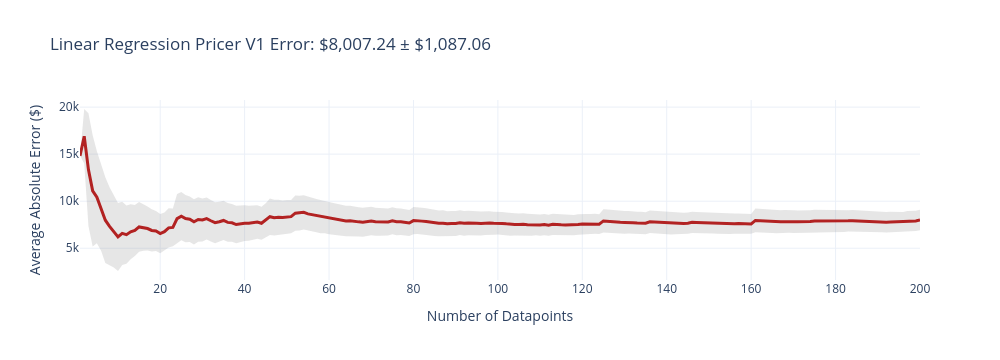
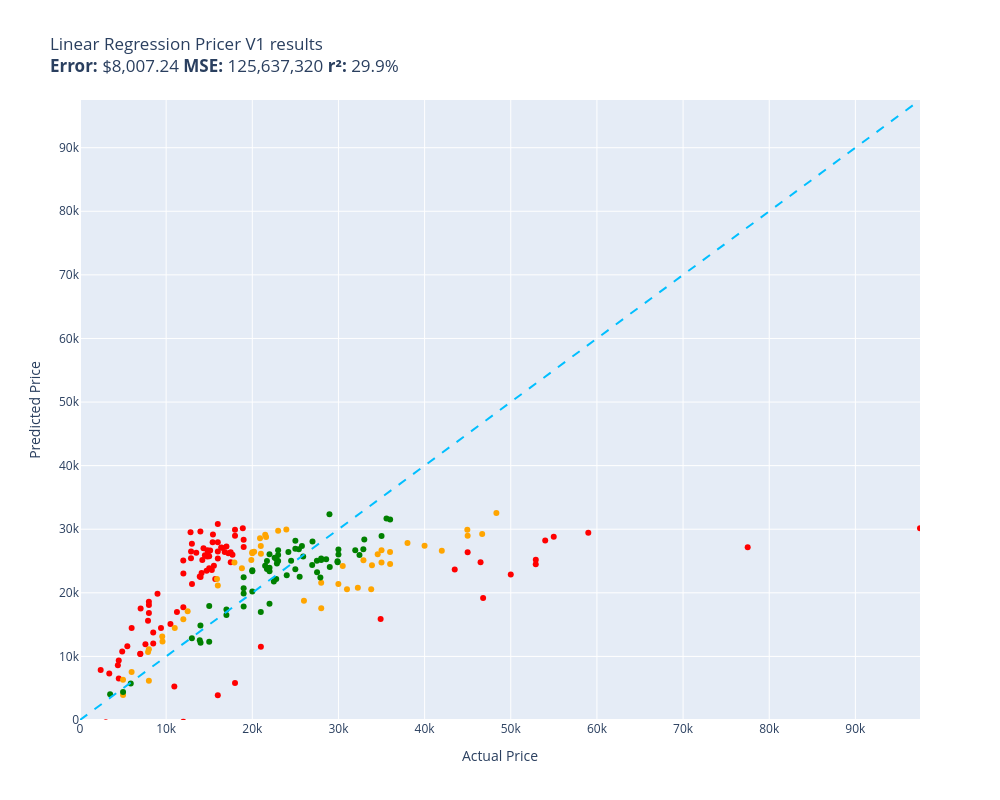

Notebook code cell kept with these figures, in order:
### Code cell
def linear_regression_pricer_v1(car):
    X = np.array([[car.mileage, get_car_age(car), get_text_length(car)]])
    return lr1.predict(X)[0]

evaluate(linear_regression_pricer_v1, test)

### Figure 1 — Plotly figure (JSON) as saved in the notebook; plotly's stock layout.template omitted (floating-point values rounded to 4 significant figures; data arrays with more than 128 entries replaced by an {"elided": "..."} marker saying what was removed)
{"data": [{"fill": "toself", "fillcolor": "rgba(128,128,128,0.2)", "hoverinfo": "skip", "line": {"color": "rgba(255,255,255,0)"}, "name": "95% CI", "showlegend": false, "type": "scatter", "x": {"elided": "400 int values"}, "y": {"elided": "400 float values"}}, {"customdata": {"elided": "200x1 float values"}, "hovertemplate": "n=%{x}<br>Avg Error=$%{y:,.2f}<br>±95% CI=$%{customdata[0]:,.2f}<extra></extra>", "line": {"color": "firebrick", "width": 3}, "mode": "lines", "name": "Cumulative Avg Error", "type": "scatter", "x": {"elided": "200 int values"}, "y": {"elided": "200 float values"}}], "layout": {"height": 360, "showlegend": false, "title": {"text": "Linear Regression Pricer V1 Error: $8,007.24 ± $1,087.06"}, "width": 1000, "xaxis": {"title": {"text": "Number of Datapoints"}}, "yaxis": {"title": {"text": "Average Absolute Error ($)"}}}}

### Figure 2 — Plotly figure (JSON) as saved in the notebook; plotly's stock layout.template omitted (floating-point values rounded to 4 significant figures)
{"data": [{"customdata": [["2020 Kia Soul\nGuess=$30,816.82 Actual=$15,995.00"], ["2014 Lexus LX 570\nGuess=$15,899.57 Actual=$34,894.00"], ["2011 Toyota Corolla\nGuess=$11,900.46 Actual=$7,595.00"], ["2016 BMW 3 Series\nGuess=$22,562.42 Actual=$13,900.00"], ["2016 BMW 3 Series\nGuess=$22,163.53 Actual=$15,700.00"], ["2010 Lexus ES 350\nGuess=$17,715.09 Actual=$11,995.00"], ["2017 FIAT 500X\nGuess=$25,707.30 Actual=$14,776.00"], ["2019 Volkswagen Jetta\nGuess=$29,626.38 Actual=$13,975.00"], ["2016 Mercedes-Benz C-Class\nGuess=$23,579.96 Actual=$15,300.00"], ["2020 Jeep Grand Cherokee\nGuess=$29,461.26 Actual=$58,998.00"], ["2019 Hyundai Elantra\nGuess=$27,733.93 Actual=$12,988.00"], ["2017 Chevrolet Trax\nGuess=$26,289.83 Actual=$13,497.00"], ["2019 Chevrolet Trax\nGuess=$30,163.34 Actual=$18,895.00"], ["2017 Volkswagen Jetta\nGuess=$27,938.54 Actual=$15,395.00"], ["2011 Nissan Rogue\nGuess=$11,580.45 Actual=$5,495.00"], ["2017 Hyundai Tucson\nGuess=$27,117.25 Actual=$16,380.00"], ["2017 Honda HR-V\nGuess=$26,424.47 Actual=$16,795.00"], ["2017 Mazda MAZDA6\nGuess=$26,642.52 Actual=$15,108.00"], ["2015 Porsche Macan\nGuess=$24,798.78 Actual=$46,495.00"], ["2018 Land Rover Range Rover Velar\nGuess=$28,237.80 Actual=$53,998.00"], ["2017 Honda Accord\nGuess=$27,091.86 Actual=$16,495.00"], ["2007 Toyota Tundra\nGuess=$-261.70 Actual=$11,995.00"], ["2015 Land Rover Range Rover\nGuess=$19,184.44 Actual=$46,790.00"], ["2013 Nissan Sentra\nGuess=$16,839.52 Actual=$7,999.00"], ["2017 Hyundai Elantra\nGuess=$25,073.20 Actual=$11,988.00"], ["2001 Ford Explorer\nGuess=$8,591.10 Actual=$4,395.00"], ["2017 Chevrolet Trax\nGuess=$23,112.94 Actual=$14,114.00"], ["2017 Honda Civic Hatchback\nGuess=$27,938.53 Actual=$15,995.00"], ["2014 Chevrolet Express\nGuess=$5,807.83 Actual=$17,995.00"], ["2017 Chevrolet Equinox\nGuess=$24,817.78 Actual=$17,495.00"], ["2018 Nissan Rogue\nGuess=$25,383.18 Actual=$15,999.00"], ["2011 Nissan Sentra\nGuess=$7,864.43 Actual=$2,399.00"], ["2019 Nissan Sentra\nGuess=$29,513.16 Actual=$12,831.00"], ["2018 Chevrolet Equinox\nGuess=$27,196.28 Actual=$18,999.00"], ["2005 Pontiac Vibe\nGuess=$-476.99 Actual=$3,099.00"], ["2017 Maserati GranTurismo\nGuess=$25,217.40 Actual=$52,905.00"], ["2010 Dodge Grand Caravan\nGuess=$10,395.00 Actual=$6,995.00"], ["2011 Honda Accord\nGuess=$12,038.77 Actual=$8,499.00"], ["2018 GMC Terrain\nGuess=$28,341.07 Actual=$18,994.00"], ["2016 Honda Accord\nGuess=$23,051.70 Actual=$12,000.00"], ["2017 Nissan Rogue\nGuess=$25,731.75 Actual=$14,995.00"], ["2018 Ford Escape\nGuess=$26,223.64 Actual=$17,222.00"], ["2008 Toyota Yaris\nGuess=$-364.92 Actual=$2,995.00"], ["2012 Mazda CX-9\nGuess=$16,979.24 Actual=$11,252.00"], ["2019 Toyota Corolla\nGuess=$26,675.20 Actual=$14,788.00"], ["2012 Hyundai Elantra\nGuess=$14,477.96 Actual=$5,995.00"], ["2014 Toyota Camry\nGuess=$23,876.20 Actual=$14,995.00"], ["2012 Jeep Grand Cherokee\nGuess=$15,080.44 Actual=$10,499.00"], ["2017 Volkswagen Jetta\nGuess=$25,889.34 Actual=$14,495.00"], ["2010 Ford F-350 Super Duty\nGuess=$3,896.05 Actual=$15,995.00"], ["2006 Honda Civic\nGuess=$6,544.78 Actual=$4,500.00"], ["2017 Toyota Yaris iA\nGuess=$26,991.44 Actual=$14,336.00"], ["2017 Land Rover Range Rover Sport\nGuess=$26,383.23 Actual=$44,995.00"], ["2017 Nissan Rogue\nGuess=$21,386.07 Actual=$12,999.00"], ["2020 Hyundai Elantra\nGuess=$29,177.46 Actual=$15,432.00"], ["2017 Nissan Rogue\nGuess=$22,473.16 Actual=$13,995.00"], ["2017 Chevrolet Malibu\nGuess=$29,915.86 Actual=$17,990.00"], ["2017 Land Rover Range Rover Sport\nGuess=$27,150.40 Actual=$77,500.00"], ["2004 Saturn ION\nGuess=$9,349.94 Actual=$4,499.00"], ["2017 Honda Accord\nGuess=$25,148.28 Actual=$14,200.00"], ["2011 GMC Sierra 2500HD\nGuess=$11,510.14 Actual=$20,995.00"], ["2017 Mercedes-Benz GLE-Class\nGuess=$22,867.80 Actual=$50,000.00"], ["2016 Chevrolet Cruze Limited\nGuess=$25,453.04 Actual=$12,880.00"], ["2017 Mercedes-Benz E-Class\nGuess=$23,655.48 Actual=$43,495.00"], ["2012 Subaru Legacy\nGuess=$14,474.23 Actual=$9,400.00"], ["2016 Jeep Patriot\nGuess=$26,515.68 Actual=$15,997.00"], ["2018 Nissan Altima\nGuess=$26,056.57 Actual=$14,818.00"], ["2013 Kia Soul\nGuess=$15,617.95 Actual=$7,895.00"], ["2019 Land Rover Range Rover\nGuess=$30,141.61 Actual=$97,500.00"], ["2016 Mazda CX-5\nGuess=$24,267.46 Actual=$15,542.00"], ["2017 Chevrolet Malibu\nGuess=$27,294.63 Actual=$17,000.00"], ["2012 Ford Focus\nGuess=$7,307.07 Actual=$3,399.00"], ["2014 Honda CR-V\nGuess=$5,252.84 Actual=$10,950.00"], ["2017 Toyota Corolla\nGuess=$26,514.09 Actual=$12,890.00"], ["2011 Mitsubishi Lancer\nGuess=$18,605.63 Actual=$7,995.00"], ["2008 Jeep Grand Cherokee\nGuess=$10,759.22 Actual=$4,899.00"], ["2019 Honda Civic\nGuess=$25,980.88 Actual=$17,700.00"], ["2013 Volkswagen Jetta\nGuess=$19,860.02 Actual=$8,995.00"], ["2018 Dodge Journey\nGuess=$26,393.70 Actual=$17,491.00"], ["2014 Volkswagen Jetta\nGuess=$17,523.82 Actual=$7,039.00"], ["2012 Chevrolet Equinox\nGuess=$13,757.95 Actual=$8,499.00"], ["2010 Toyota Camry\nGuess=$10,433.45 Actual=$6,999.00"], ["2014 Volkswagen Passat\nGuess=$18,070.88 Actual=$7,999.00"], ["2017 Nissan Altima\nGuess=$28,972.70 Actual=$17,995.00"], ["2016 Toyota Camry\nGuess=$23,478.50 Actual=$14,695.00"], ["2019 GMC Sierra 1500\nGuess=$28,812.11 Actual=$54,988.00"], ["2017 Cadillac Escalade\nGuess=$24,480.66 Actual=$52,900.00"]], "hovertemplate": "%{customdata[0]}<extra></extra>", "legendgroup": "red", "marker": {"color": "red", "size": 6, "symbol": "circle"}, "mode": "markers", "name": "red", "orientation": "v", "showlegend": true, "type": "scatter", "x": [16000.0, 34890.0, 7595.0, 13900.0, 15700.0, 12000.0, 14780.0, 13980.0, 15300.0, 59000.0, 12990.0, 13500.0, 18900.0, 15400.0, 5495.0, 16380.0, 16800.0, 15110.0, 46500.0, 54000.0, 16500.0, 12000.0, 46790.0, 7999.0, 11990.0, 4395.0, 14110.0, 16000.0, 18000.0, 17500.0, 16000.0, 2399.0, 12830.0, 19000.0, 3099.0, 52900.0, 6995.0, 8499.0, 18990.0, 12000.0, 15000.0, 17220.0, 2995.0, 11250.0, 14790.0, 5995.0, 15000.0, 10500.0, 14500.0, 16000.0, 4500.0, 14340.0, 45000.0, 13000.0, 15430.0, 14000.0, 17990.0, 77500.0, 4499.0, 14200.0, 21000.0, 50000.0, 12880.0, 43500.0, 9400.0, 16000.0, 14820.0, 7895.0, 97500.0, 15540.0, 17000.0, 3399.0, 10950.0, 12890.0, 7995.0, 4899.0, 17700.0, 8995.0, 17490.0, 7039.0, 8499.0, 6999.0, 7999.0, 18000.0, 14700.0, 54990.0, 52900.0], "xaxis": "x", "y": [30820.0, 15900.0, 11900.0, 22560.0, 22160.0, 17720.0, 25710.0, 29630.0, 23580.0, 29460.0, 27730.0, 26290.0, 30160.0, 27940.0, 11580.0, 27120.0, 26420.0, 26640.0, 24800.0, 28240.0, 27090.0, -261.7, 19180.0, 16840.0, 25070.0, 8591.0, 23110.0, 27940.0, 5808.0, 24820.0, 25380.0, 7864.0, 29510.0, 27200.0, -477.0, 25220.0, 10400.0, 12040.0, 28340.0, 23050.0, 25730.0, 26220.0, -364.9, 16980.0, 26680.0, 14480.0, 23880.0, 15080.0, 25890.0, 3896.0, 6545.0, 26990.0, 26380.0, 21390.0, 29180.0, 22470.0, 29920.0, 27150.0, 9350.0, 25150.0, 11510.0, 22870.0, 25450.0, 23660.0, 14470.0, 26520.0, 26060.0, 15620.0, 30140.0, 24270.0, 27290.0, 7307.0, 5253.0, 26510.0, 18610.0, 10760.0, 25980.0, 19860.0, 26390.0, 17520.0, 13760.0, 10430.0, 18070.0, 28970.0, 23480.0, 28810.0, 24480.0], "yaxis": "y"}, {"customdata": [["2017 Jeep Wrangler Unlimited\nGuess=$24,234.35 Actual=$30,497.00"], ["2017 Ford Edge\nGuess=$28,594.03 Actual=$20,896.00"], ["2011 Nissan Murano\nGuess=$13,130.29 Actual=$9,545.00"], ["2007 Subaru B9 Tribeca\nGuess=$12,352.51 Actual=$9,575.00"], ["2017 Toyota Highlander Hybrid\nGuess=$20,578.46 Actual=$30,990.00"], ["2013 Dodge Charger\nGuess=$17,565.84 Actual=$27,999.00"], ["2017 Dodge Durango\nGuess=$27,421.13 Actual=$39,995.00"], ["2018 Ford Escape\nGuess=$21,147.50 Actual=$15,995.00"], ["2018 Toyota Camry\nGuess=$26,236.59 Actual=$19,999.00"], ["2019 Jeep Wrangler Unlimited\nGuess=$29,937.25 Actual=$44,959.00"], ["2018 Mazda CX-5\nGuess=$26,371.71 Actual=$19,995.00"], ["2005 Dodge Dakota\nGuess=$3,951.08 Actual=$4,999.00"], ["2017 BMW X5\nGuess=$24,750.36 Actual=$34,995.00"], ["2019 Toyota Camry\nGuess=$28,788.83 Actual=$21,598.00"], ["2017 Cadillac XT5\nGuess=$21,567.19 Actual=$27,995.00"], ["2017 INFINITI QX60\nGuess=$24,326.90 Actual=$33,888.00"], ["2010 Toyota RAV4\nGuess=$10,691.44 Actual=$7,899.00"], ["2011 Audi A3\nGuess=$14,483.48 Actual=$10,999.00"], ["2016 Lincoln MKT\nGuess=$22,154.53 Actual=$15,900.00"], ["2017 BMW 7 Series\nGuess=$25,111.37 Actual=$32,900.00"], ["2014 Mazda CX-5\nGuess=$17,106.26 Actual=$12,495.00"], ["2014 BMW 6 Series\nGuess=$18,762.82 Actual=$25,995.00"], ["2020 Land Rover Discovery Sport\nGuess=$32,541.98 Actual=$48,331.00"], ["2011 Hyundai Elantra\nGuess=$6,317.33 Actual=$4,995.00"], ["2017 Ford Focus\nGuess=$26,156.36 Actual=$20,999.00"], ["2017 Buick LaCrosse\nGuess=$29,123.53 Actual=$21,495.00"], ["2018 Dodge Journey\nGuess=$26,470.10 Actual=$20,213.00"], ["2018 Volvo XC60\nGuess=$26,600.53 Actual=$41,995.00"], ["2017 Chevrolet Equinox\nGuess=$29,757.29 Actual=$23,000.00"], ["2018 Subaru Forester\nGuess=$29,964.16 Actual=$23,950.00"], ["2010 Toyota Prius\nGuess=$11,107.99 Actual=$7,995.00"], ["2016 Ford Escape\nGuess=$23,872.18 Actual=$18,791.00"], ["2005 Audi A4\nGuess=$7,545.54 Actual=$5,990.00"], ["2019 RAM 1500\nGuess=$21,394.06 Actual=$29,991.00"], ["2017 Ford F-150\nGuess=$26,047.73 Actual=$34,555.00"], ["2017 Toyota RAV4\nGuess=$27,359.03 Actual=$20,984.00"], ["2019 GMC Terrain\nGuess=$25,178.83 Actual=$19,888.00"], ["2018 Toyota Highlander\nGuess=$26,675.70 Actual=$34,998.00"], ["2017 BMW X5\nGuess=$26,410.22 Actual=$35,988.00"], ["2017 Dodge Journey\nGuess=$15,834.38 Actual=$11,995.00"], ["2009 Maserati GranTurismo\nGuess=$20,547.06 Actual=$33,800.00"], ["2019 BMW 3 Series\nGuess=$29,245.49 Actual=$46,680.00"], ["2018 Nissan Altima\nGuess=$24,754.80 Actual=$17,927.00"], ["2019 Ford F-450 Super Duty\nGuess=$28,990.15 Actual=$44,995.00"], ["2009 Acura RL\nGuess=$6,179.13 Actual=$7,995.00"], ["2017 Mercedes-Benz C-Class\nGuess=$27,842.49 Actual=$38,011.00"], ["2015 GMC Yukon\nGuess=$20,804.84 Actual=$32,249.00"], ["2017 Mercedes-Benz GLS-Class\nGuess=$24,539.24 Actual=$35,995.00"]], "hovertemplate": "%{customdata[0]}<extra></extra>", "legendgroup": "orange", "marker": {"color": "orange", "size": 6, "symbol": "circle"}, "mode": "markers", "name": "orange", "orientation": "v", "showlegend": true, "type": "scatter", "x": [30500.0, 20900.0, 9545.0, 9575.0, 30990.0, 28000.0, 40000.0, 16000.0, 20000.0, 44960.0, 20000.0, 4999.0, 35000.0, 21600.0, 28000.0, 33890.0, 7899.0, 11000.0, 15900.0, 32900.0, 12500.0, 26000.0, 48330.0, 4995.0, 21000.0, 21500.0, 20210.0, 42000.0, 23000.0, 23950.0, 7995.0, 18790.0, 5990.0, 29990.0, 34560.0, 20980.0, 19890.0, 35000.0, 35990.0, 12000.0, 33800.0, 46680.0, 17930.0, 45000.0, 7995.0, 38010.0, 32250.0, 36000.0], "xaxis": "x", "y": [24230.0, 28590.0, 13130.0, 12350.0, 20580.0, 17570.0, 27420.0, 21150.0, 26240.0, 29940.0, 26370.0, 3951.0, 24750.0, 28790.0, 21570.0, 24330.0, 10690.0, 14480.0, 22150.0, 25110.0, 17110.0, 18760.0, 32540.0, 6317.0, 26160.0, 29120.0, 26470.0, 26600.0, 29760.0, 29960.0, 11110.0, 23870.0, 7546.0, 21390.0, 26050.0, 27360.0, 25180.0, 26680.0, 26410.0, 15830.0, 20550.0, 29250.0, 24750.0, 28990.0, 6179.0, 27840.0, 20800.0, 24540.0], "yaxis": "y"}, {"customdata": [["2018 Acura RDX\nGuess=$25,728.54 Actual=$25,905.00"], ["2017 Ford Explorer\nGuess=$25,043.52 Actual=$27,495.00"], ["2015 Jeep Grand Cherokee\nGuess=$19,901.90 Actual=$18,995.00"], ["2017 Jeep Grand Cherokee\nGuess=$24,961.71 Actual=$29,891.00"], ["2019 Subaru Ascent\nGuess=$32,370.08 Actual=$28,954.00"], ["2017 INFINITI QX60\nGuess=$23,696.41 Actual=$24,995.00"], ["2017 INFINITI Q50\nGuess=$23,925.99 Actual=$21,995.00"], ["2014 Jeep Grand Cherokee\nGuess=$20,223.82 Actual=$19,999.00"], ["2016 Toyota Highlander\nGuess=$21,787.24 Actual=$22,499.00"], ["2010 Mercury Milan\nGuess=$4,060.43 Actual=$3,499.00"], ["2004 GMC Canyon\nGuess=$4,402.65 Actual=$4,999.00"], ["2012 BMW X5\nGuess=$12,151.27 Actual=$13,995.00"], ["2017 Mercedes-Benz C-Class\nGuess=$25,289.04 Actual=$28,573.00"], ["2012 Chevrolet Express Cargo\nGuess=$12,853.21 Actual=$12,985.00"], ["2017 Lincoln MKZ Hybrid\nGuess=$26,059.58 Actual=$21,995.00"], ["2015 Nissan NV Cargo\nGuess=$12,543.68 Actual=$13,900.00"], ["2017 Chevrolet Silverado 1500\nGuess=$25,956.33 Actual=$32,439.00"], ["2014 Toyota Highlander\nGuess=$17,833.57 Actual=$18,995.00"], ["2017 Nissan Maxima\nGuess=$25,009.12 Actual=$21,700.00"], ["2014 Ford Focus\nGuess=$17,910.40 Actual=$14,999.00"], ["2018 BMW 2 Series\nGuess=$24,602.50 Actual=$22,857.00"], ["2014 Maserati Ghibli\nGuess=$22,417.15 Actual=$27,900.00"], ["2017 Lexus IS\nGuess=$24,384.73 Actual=$26,949.00"], ["2007 Nissan Murano\nGuess=$5,756.89 Actual=$5,890.00"], ["2016 BMW 5 Series\nGuess=$20,706.22 Actual=$18,995.00"], ["2017 Dodge Challenger\nGuess=$28,086.81 Actual=$26,988.00"], ["2018 Ford Transit Passenger\nGuess=$26,913.41 Actual=$24,995.00"], ["2017 Honda Pilot\nGuess=$22,769.52 Actual=$23,995.00"], ["2017 Acura MDX\nGuess=$22,510.65 Actual=$25,495.00"], ["2017 Toyota Prius Prime\nGuess=$27,357.72 Actual=$25,759.00"], ["2017 Maserati Ghibli\nGuess=$26,681.53 Actual=$31,950.00"], ["2015 Audi A3\nGuess=$23,756.55 Actual=$21,697.00"], ["2020 Dodge Durango\nGuess=$28,388.49 Actual=$32,998.00"], ["2012 INFINITI M37\nGuess=$17,385.72 Actual=$16,999.00"], ["2015 BMW 2 Series\nGuess=$16,530.61 Actual=$16,995.00"], ["2019 RAM 1500\nGuess=$28,923.25 Actual=$35,000.00"], ["2018 Alfa Romeo Stelvio\nGuess=$26,860.46 Actual=$32,888.00"], ["2019 Dodge Durango\nGuess=$26,861.60 Actual=$25,400.00"], ["2019 Ford Flex\nGuess=$26,425.82 Actual=$24,188.00"], ["2018 Ford Escape\nGuess=$25,274.41 Actual=$22,795.00"], ["2016 GMC Acadia\nGuess=$22,177.50 Actual=$22,777.00"], ["2018 Ford Explorer\nGuess=$26,031.27 Actual=$30,000.00"], ["2017 Jeep Grand Cherokee\nGuess=$28,178.72 Actual=$25,000.00"], ["2015 BMW i3\nGuess=$23,546.07 Actual=$19,999.00"], ["2013 Nissan Pathfinder\nGuess=$14,879.51 Actual=$13,980.00"], ["2017 BMW X3\nGuess=$25,398.23 Actual=$27,995.00"], ["2017 BMW X3\nGuess=$23,376.47 Actual=$21,998.00"], ["2014 Jeep Grand Cherokee\nGuess=$12,309.13 Actual=$14,998.00"], ["2017 BMW 3 Series\nGuess=$23,222.80 Actual=$27,515.00"], ["2018 Dodge Charger\nGuess=$26,792.93 Actual=$29,995.00"], ["2017 Toyota Sienna\nGuess=$23,399.81 Actual=$19,995.00"], ["2020 Kia Telluride\nGuess=$31,520.08 Actual=$35,995.00"], ["2017 Jeep Wrangler Unlimited\nGuess=$24,079.54 Actual=$28,991.00"], ["2015 Honda Civic\nGuess=$25,949.06 Actual=$22,999.00"], ["2017 BMW X1\nGuess=$25,058.53 Actual=$24,505.00"], ["2013 Mercedes-Benz S-Class\nGuess=$18,262.66 Actual=$21,995.00"], ["2013 Dodge Durango\nGuess=$16,991.67 Actual=$20,985.00"], ["2016 Kia Optima\nGuess=$25,019.39 Actual=$22,999.00"], ["2017 Jaguar F-PACE\nGuess=$24,818.90 Actual=$29,900.00"], ["2020 Ford Explorer\nGuess=$31,690.48 Actual=$35,575.00"], ["2017 Nissan Maxima\nGuess=$25,509.65 Actual=$22,595.00"], ["2017 BMW 3 Series\nGuess=$24,244.46 Actual=$21,488.00"], ["2016 Dodge Challenger\nGuess=$22,451.64 Actual=$18,995.00"], ["2018 Mercedes-Benz CLA-Class\nGuess=$26,706.15 Actual=$22,995.00"], ["2017 Lincoln MKC\nGuess=$25,170.63 Actual=$27,996.00"]], "hovertemplate": "%{customdata[0]}<extra></extra>", "legendgroup": "green", "marker": {"color": "green", "size": 6, "symbol": "circle"}, "mode": "markers", "name": "green", "orientation": "v", "showlegend": true, "type": "scatter", "x": [25900.0, 27500.0, 19000.0, 29890.0, 28950.0, 25000.0, 22000.0, 20000.0, 22500.0, 3499.0, 4999.0, 14000.0, 28570.0, 12980.0, 22000.0, 13900.0, 32440.0, 19000.0, 21700.0, 15000.0, 22860.0, 27900.0, 26950.0, 5890.0, 19000.0, 26990.0, 25000.0, 24000.0, 25500.0, 25760.0, 31950.0, 21700.0, 33000.0, 17000.0, 17000.0, 35000.0, 32890.0, 25400.0, 24190.0, 22800.0, 22780.0, 30000.0, 25000.0, 20000.0, 13980.0, 28000.0, 22000.0, 15000.0, 27520.0, 30000.0, 20000.0, 36000.0, 28990.0, 23000.0, 24500.0, 22000.0, 20980.0, 23000.0, 29900.0, 35580.0, 22600.0, 21490.0, 19000.0, 23000.0, 28000.0], "xaxis": "x", "y": [25730.0, 25040.0, 19900.0, 24960.0, 32370.0, 23700.0, 23930.0, 20220.0, 21790.0, 4060.0, 4403.0, 12150.0, 25290.0, 12850.0, 26060.0, 12540.0, 25960.0, 17830.0, 25010.0, 17910.0, 24600.0, 22420.0, 24380.0, 5757.0, 20710.0, 28090.0, 26910.0, 22770.0, 22510.0, 27360.0, 26680.0, 23760.0, 28390.0, 17390.0, 16530.0, 28920.0, 26860.0, 26860.0, 26430.0, 25270.0, 22180.0, 26030.0, 28180.0, 23550.0, 14880.0, 25400.0, 23380.0, 12310.0, 23220.0, 26790.0, 23400.0, 31520.0, 24080.0, 25950.0, 25060.0, 18260.0, 16990.0, 25020.0, 24820.0, 31690.0, 25510.0, 24240.0, 22450.0, 26710.0, 25170.0], "yaxis": "y"}, {"hoverinfo": "skip", "line": {"color": "deepskyblue", "dash": "dash", "width": 2}, "mode": "lines", "name": "y = x", "showlegend": false, "type": "scatter", "x": [0, 97500], "y": [0, 97500]}], "layout": {"height": 800, "legend": {"title": {"text": "color"}, "tracegroupgap": 0}, "showlegend": false, "title": {"text": "Linear Regression Pricer V1 results<br><b>Error:</b> $8,007.24 <b>MSE:</b> 125,637,320 <b>r²:</b> 29.9%"}, "width": 1000, "xaxis": {"anchor": "y", "domain": [0, 1], "range": [0, 97500], "title": {"text": "Actual Price"}}, "yaxis": {"anchor": "x", "domain": [0, 1], "range": [0, 97500], "title": {"text": "Predicted Price"}}}}
